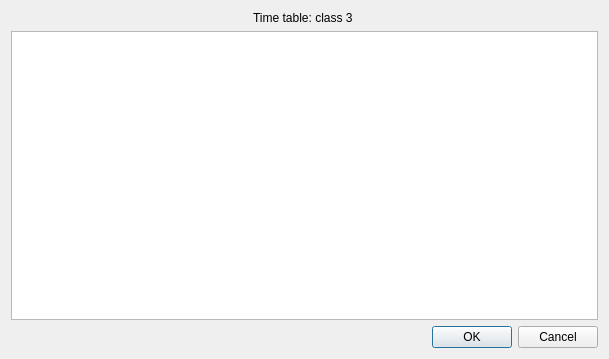
<?xml version="1.0" encoding="UTF-8"?>
<ui version="4.0">
 <class>TimeTable</class>
 <widget class="QDialog" name="TimeTable">
  <property name="geometry">
   <rect>
    <x>0</x>
    <y>0</y>
    <width>609</width>
    <height>359</height>
   </rect>
  </property>
  <property name="windowTitle">
   <string>Dialog</string>
  </property>
  <layout class="QVBoxLayout" name="verticalLayout">
   <item>
    <widget class="QLabel" name="label">
     <property name="text">
      <string>Time table: class 3 </string>
     </property>
     <property name="alignment">
      <set>Qt::AlignCenter</set>
     </property>
    </widget>
   </item>
   <item>
    <widget class="QTableWidget" name="tableWidget"/>
   </item>
   <item>
    <widget class="QDialogButtonBox" name="buttonBox">
     <property name="orientation">
      <enum>Qt::Horizontal</enum>
     </property>
     <property name="standardButtons">
      <set>QDialogButtonBox::Cancel|QDialogButtonBox::Ok</set>
     </property>
    </widget>
   </item>
  </layout>
 </widget>
 <resources/>
 <connections>
  <connection>
   <sender>buttonBox</sender>
   <signal>accepted()</signal>
   <receiver>TimeTable</receiver>
   <slot>accept()</slot>
   <hints>
    <hint type="sourcelabel">
     <x>248</x>
     <y>254</y>
    </hint>
    <hint type="destinationlabel">
     <x>157</x>
     <y>274</y>
    </hint>
   </hints>
  </connection>
  <connection>
   <sender>buttonBox</sender>
   <signal>rejected()</signal>
   <receiver>TimeTable</receiver>
   <slot>reject()</slot>
   <hints>
    <hint type="sourcelabel">
     <x>316</x>
     <y>260</y>
    </hint>
    <hint type="destinationlabel">
     <x>286</x>
     <y>274</y>
    </hint>
   </hints>
  </connection>
 </connections>
</ui>
